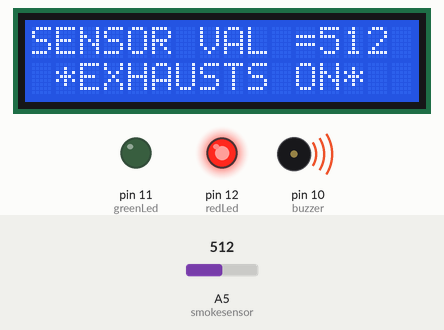
Simulated run of this sketch. Board: Arduino Uno, built with avr-gcc and run on an emulated ATmega328P. Parts: 16×2 character LCD, output pins drawn as LEDs (lit = HIGH), buzzer (waves = sounding). Inputs (shaded band) come from the test bench; at power-on: A5 (smokesensor) = 512.

Above: at 8.2 s.
8.3 s: A5 (smokesensor) set to 410
At 9.5 s:
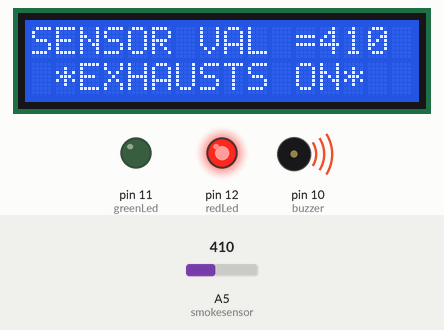
9.8 s: A5 (smokesensor) set to 384
At 10.7 s:
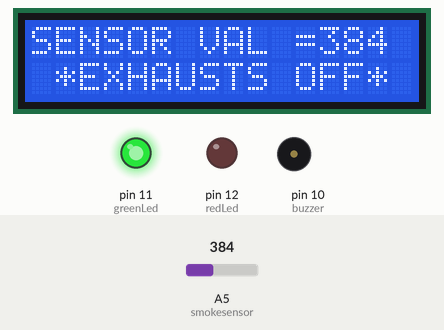
11.3 s: A5 (smokesensor) set to 105
At 12.1 s:
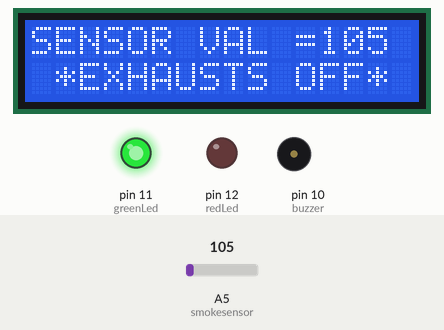
12.8 s: A5 (smokesensor) set to 93
At 13.1 s:
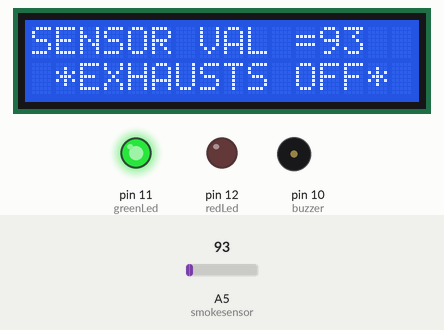
14.3 s: A5 (smokesensor) set to 11
At 15.4 s:
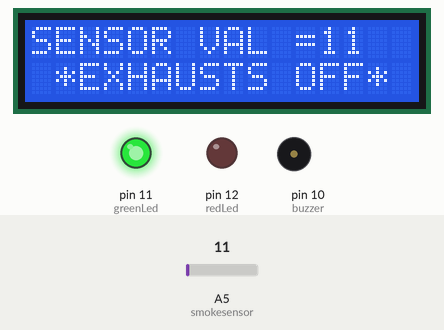
15.8 s: A5 (smokesensor) set to 8
At 16.6 s:
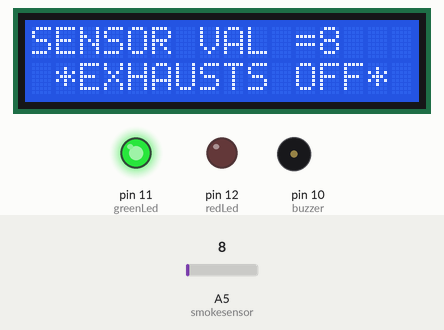
Timing chart, 0 to 18.3 s (numbered marks = the images above; inputs shaded):
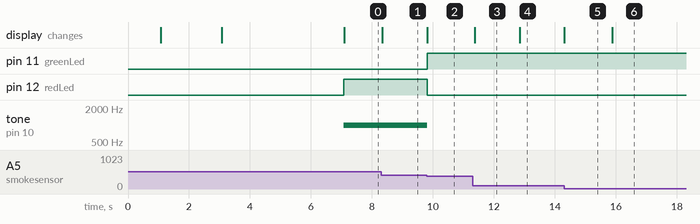

The sketch:

smoke.ino
```cpp
/**
 * @brief Defining pins and variables
 *
 */
int redLed = 12;
int greenLed = 11;
int buzzer = 10;
int smokesensor = A5;
/**
 * @brief Setting sensor threshold value
 *
 */
int sensorThres = 400;
/**
 * @file smoke.ino
 * @author Kartik B (you@domain.com)
 * @brief Including header file for LCD
 * @version 0.1
 * @date 2022-03-06
 *
 * @copyright Copyright (c) 2022
 *
 */
#include<LiquidCrystal.h>
LiquidCrystal lcd(9,8,6,5,4,3);
/**
 * @brief Setting I/o pins and LCD screen
 *
 */
void setup() {
  pinMode(redLed, OUTPUT);
  pinMode(greenLed, OUTPUT);
  pinMode(buzzer, OUTPUT);
  pinMode(smokesensor,INPUT);
  Serial.begin(9600);
  lcd.begin(16,2);
  lcd.clear();
  lcd.setCursor(0,0);
  lcd.print("    WEL-COME ");
  delay(1000);
  lcd.clear();
  lcd.setCursor(0,0);
  lcd.print("SMOKE DETECTION");
  lcd.setCursor(0,1);
  lcd.print("     SYSTEM");
  delay(2000);
  lcd.clear();
  /**
   * @brief Reading smokesensor's value
   *
   */
  int analogSensor = analogRead(smokesensor);
   if(analogSensor >sensorThres)
  {
  lcd.setCursor(0,0);
  lcd.print("STATUS ....");
  lcd.setCursor(0,1);
  lcd.print(" SMOKES ALERT");
  delay(4000);
  lcd.clear();
  }
  else
  {
  lcd.setCursor(0,0);
  lcd.print("STATUS ....");
  lcd.setCursor(0,1);
  lcd.print(" CONTROLLED");
  delay(4000);
  lcd.clear();
  }
}
/**
 * @brief Continuous loop
 *
 */
void loop()
{
    int analogSensor = analogRead(smokesensor);
    lcd.setCursor(0,0);
    lcd.print("SENSOR VAL =");
    lcd.println(analogSensor);
  /**
   * @brief Checks if sensor has reached the threshold value
   *
   */
  if (analogSensor>sensorThres)
  {
    digitalWrite(redLed, HIGH);
    digitalWrite(greenLed, LOW);
    tone(buzzer, 1000, 200);
    lcd.setCursor(0,1);
    lcd.print(" *EXHAUSTS ON* ");
  }
  else
  {
    digitalWrite(redLed, LOW);
    digitalWrite(greenLed, HIGH);
    noTone(buzzer);
    lcd.setCursor(0,1);
    lcd.print(" *EXHAUSTS OFF*");
  }
  delay(100);
}
```

Measured:
- the behaviour switches between 401 and 400 on A5 (smokesensor) (found by bisection; images 1 and 2)
- the behaviour switches between 100 and 99 on A5 (smokesensor) (found by bisection; images 3 and 4)
- the behaviour switches between 10 and 9 on A5 (smokesensor) (found by bisection; images 5 and 6)
- after the input at 8.3 s, the display: changes at once (image 1)
- after the input at 9.8 s, pin 11 (greenLed): LOW → HIGH at once; pin 12 (redLed): HIGH → LOW at once; tone on pin 10 (buzzer): 1000 Hz → silent at once; the display: changes at once (image 2)
- after the input at 11.3 s, the display: changes after 0.08 s (image 3)
- after the input at 12.8 s, the display: changes at once (image 4)
- after the input at 14.3 s, the display: changes at once (image 5)
- after the input at 15.8 s, the display: changes after 0.08 s (image 6)
